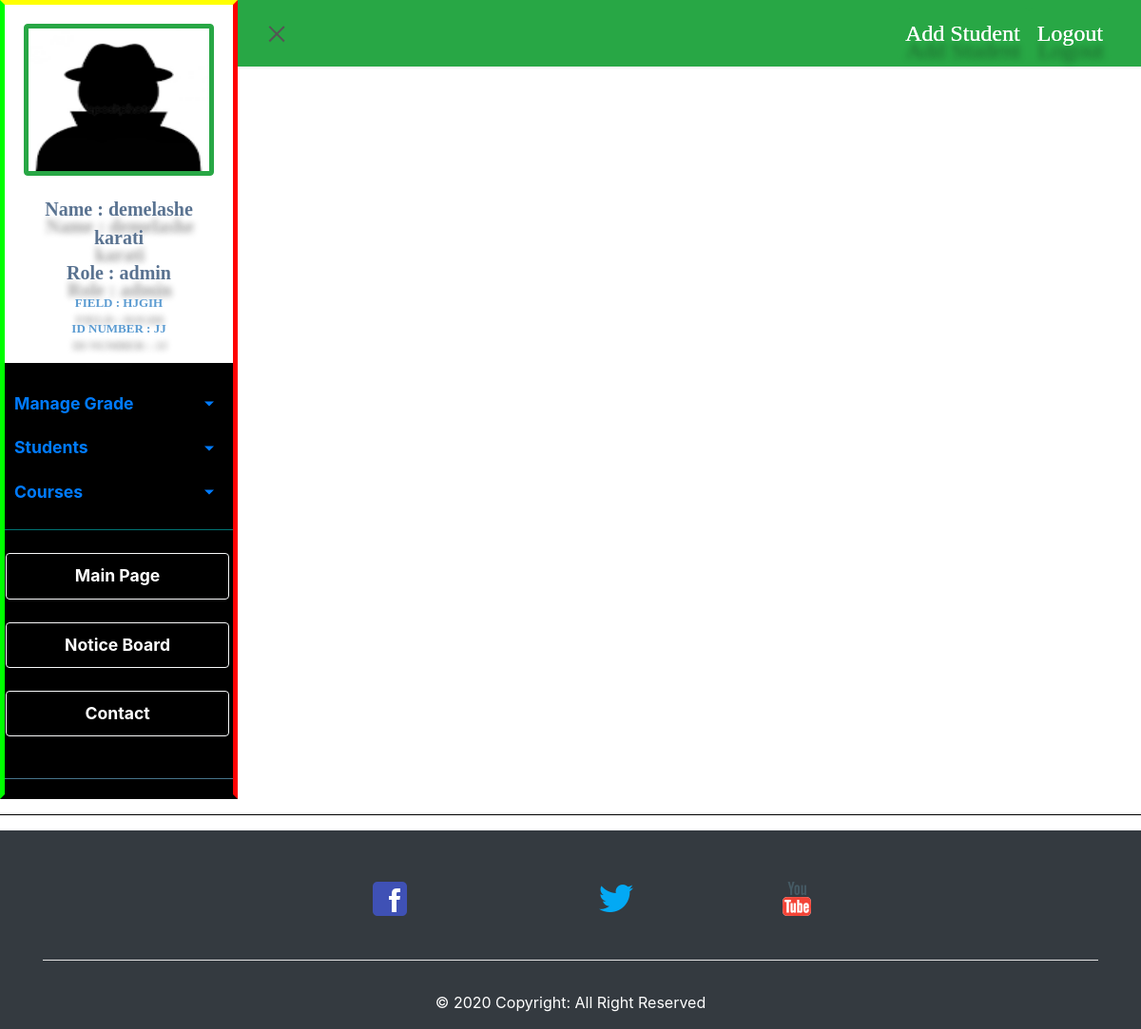
/sidebar.php (signed in), run on the app's committed database.
### tables this page shows
CREATE TABLE `employee` (
  `Employee_Id` varchar(30) NOT NULL,
  `password` varchar(500) NOT NULL,
  `First_Name` varchar(30) NOT NULL,
  `Last_Name` varchar(30) NOT NULL,
  `Gender` varchar(10) NOT NULL,
  `Phone` varchar(10) NOT NULL,
  `Email` varchar(50) NOT NULL,
  `Field_of_study` varchar(30) NOT NULL,
  `Role` varchar(30) NOT NULL,
  `Region` varchar(30) NOT NULL,
  `zone` varchar(30) NOT NULL,
  `wereda` varchar(30) NOT NULL,
  `kebele` varchar(30) NOT NULL,
  `referee-fname` varchar(30) NOT NULL,
  `referee-lname` varchar(30) NOT NULL,
  `referee-Gender` varchar(30) NOT NULL,
  `referee-region` varchar(30) NOT NULL,
  `referee-zone` varchar(30) NOT NULL,
  `referee-wereda` varchar(30) NOT NULL,
  `referee-kebele` varchar(30) NOT NULL,
  `referee_phone` varchar(10) NOT NULL,
  `referee_email` varchar(30) NOT NULL,
  `Profile_Image` varchar(50) NOT NULL,
  `Regi_Year` varchar(30) NOT NULL
);

### windows/img.php (the view)
<?php
          echo "<div class='sidebar-header render' > ";
            $link = mysqli_connect("10.180.50.214:3306","hbceduet","qazxsw","hbc")  or die(mysqli_error());
            $sql = "SELECT * FROM employee WHERE Employee_Id ='$id'";
            if($result = mysqli_query($link, $sql)){
                if(mysqli_num_rows($result) ==1){
                    $row = mysqli_fetch_array($result);
                    $img= $row['Profile_Image'];     ?>
                    <div class=" img-thumbnail btn-success">
                        <img src="upload/uploadedimage/<?php echo $img ;?>" width="190px" height="150px" class="img-responsive" alt="<?php echo $row['First_Name'];?>">
                    </div>
                    <div class="profile-usertitle">
                        <div class="profile-usertitle-name">Name : <?php echo $row['First_Name']." ".$row['Last_Name']; ?></div>
                        <div class="profile-usertitle-name">Role : <?php echo $row['Role']; ?></div>
                        <div class="profile-usertitle-job">Field : <?php echo $row['Field_of_study']; ?> </div>
                        <div class="profile-usertitle-job"> <?php echo 'Id Number : '.$id;?> </div>
                    </div><?php
                }
            }
            else echo mysqli_error($link);
         echo "</div>";
    ?>

### user_profile.css (style rules this page uses)
body { background:#e9ecf3; }
.profile-usertitle { text-align: center; margin-top: 20px }
.profile-usertitle-name { color: #5a7391; font-size: 20px; font-weight: 600; margin-bottom: 7px }
.profile-usertitle-job { text-transform: uppercase; color: #5b9bd1; font-size: 13px; font-weight: 800; margin-bottom: 7px }

### style5.css (style rules this page uses)
body { font-family: 'Poppins', sans-serif; background: #fafafa; }
#sidebar .sidebar-header { padding: 20px; background: #FFFFFF; color: #000000; }

### sidebar.php (style rules this page uses)
.render { background-color: #ffffff; align-self: center; font-family: 'Kreon', serif; font-weight: 40; font-size: 1.5em; color: #000000; text-shadow: white 0.006em 0.006em 0.007em, rgba(16, 16, 16, 0.4) 1px 18px 6px, white -0.15em -0.1em 100px; }

### data on the page
employee: Profile_Image (picture), First_Name "demelashe", Last_Name "karati", Role "admin", Field_of_study "HJGIH"

### other printed values
$id "JJ"
